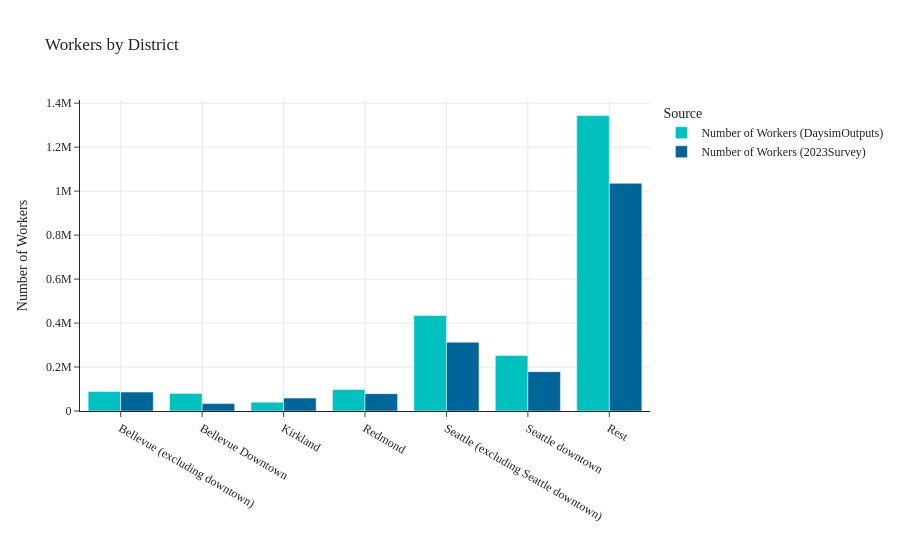

Notebook cell for this chart:
### Code cell
ppl_by_district(data1=data_daysim, data3=data_fullsurvey, pptyp='worker', pptyp_label='Worker')

### Figure 1 — Plotly figure (JSON) as saved in the notebook; plotly's stock layout.template omitted (floating-point values rounded to 4 significant figures)
{"data": [{"alignmentgroup": "True", "hovertemplate": "Source=Number of Workers (DaysimOutputs)<br>District=%{x}<br>Number of Workers=%{y}<extra></extra>", "legendgroup": "Number of Workers (DaysimOutputs)", "marker": {"color": "#00C0C0", "pattern": {"shape": ""}}, "name": "Number of Workers (DaysimOutputs)", "offsetgroup": "Number of Workers (DaysimOutputs)", "orientation": "v", "showlegend": true, "textposition": "auto", "type": "bar", "x": ["Bellevue (excluding downtown)", "Bellevue Downtown", "Kirkland", "Redmond", "Seattle (excluding Seattle downtown)", "Seattle downtown", "Rest"], "xaxis": "x", "y": [88460.0, 80100.0, 39980.0, 97590.0, 434400.0, 252500.0, 1344000.0], "yaxis": "y"}, {"alignmentgroup": "True", "hovertemplate": "Source=Number of Workers (2023Survey)<br>District=%{x}<br>Number of Workers=%{y}<extra></extra>", "legendgroup": "Number of Workers (2023Survey)", "marker": {"color": "#006598", "pattern": {"shape": ""}}, "name": "Number of Workers (2023Survey)", "offsetgroup": "Number of Workers (2023Survey)", "orientation": "v", "showlegend": true, "textposition": "auto", "type": "bar", "x": ["Bellevue (excluding downtown)", "Bellevue Downtown", "Kirkland", "Redmond", "Seattle (excluding Seattle downtown)", "Seattle downtown", "Rest"], "xaxis": "x", "y": [86220.0, 33540.0, 58910.0, 78800.0, 312800.0, 178800.0, 1035000.0], "yaxis": "y"}], "layout": {"barmode": "group", "legend": {"title": {"text": "Source"}, "tracegroupgap": 0}, "title": {"text": "Workers by District"}, "xaxis": {"anchor": "y", "domain": [0.0, 1.0], "showgrid": true, "title": {"text": ""}}, "yaxis": {"anchor": "x", "domain": [0.0, 1.0], "showgrid": true, "title": {"text": "Number of Workers"}}}}
